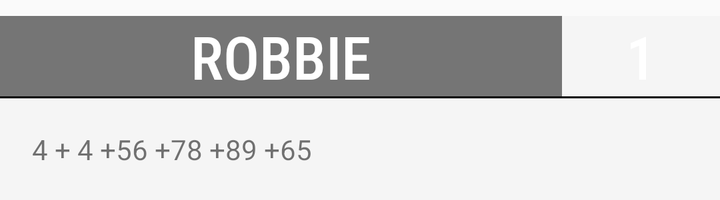
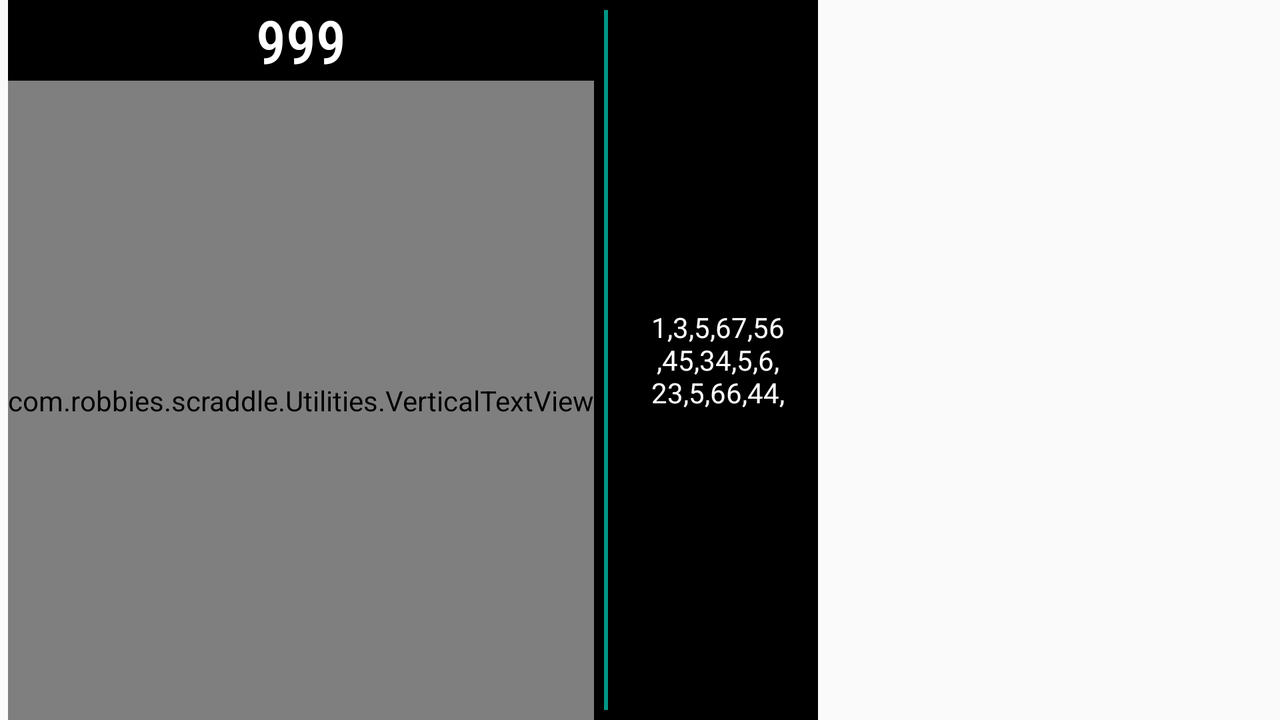

One screen, two layout resources from the same app: the default and the repository's alternative for another configuration. Each is rendered where Android would select it; the XML of both is given below.
<!-- AndroidManifest.xml: application theme Theme.AppCompat.DayNight.NoActionBar -->
<!-- res/layout/scorecardmini.xml -->
<?xml version="1.0" encoding="utf-8"?>
<LinearLayout xmlns:android="http://schemas.android.com/apk/res/android"
    xmlns:app="http://schemas.android.com/apk/res-auto"
    xmlns:tools="http://schemas.android.com/tools"
    android:layout_width="match_parent"
    android:layout_height="wrap_content"
    android:layout_marginTop="8dp"
    android:background="?android:attr/colorPrimaryDark"
    android:orientation="vertical">


    <LinearLayout
        android:layout_width="match_parent"
        android:layout_height="0dp"
        android:layout_weight="1"
        android:orientation="horizontal">

        <TextView
            android:id="@+id/textViewPlayerName"
            android:layout_width="0dp"
            android:layout_height="match_parent"
            android:layout_weight="1"
            android:fontFamily="sans-serif-condensed-medium"
            android:textAlignment="center"
            android:textAllCaps="true"
            android:textColor="@android:color/white"
            android:textSize="30sp"
            tools:text="Robbie" />

        <TextView
            android:id="@+id/textViewminiScore"
            android:layout_width="wrap_content"
            android:layout_height="match_parent"

            android:background="?android:attr/colorPrimary"
            android:fontFamily="sans-serif-condensed-medium"
            android:lines="1"
            android:maxLines="1"
            android:paddingStart="32dp"
            android:paddingEnd="32dp"
            android:textAlignment="center"
            android:textAllCaps="true"
            android:textColor="@android:color/white"
            android:textSize="30sp"
            tools:text="1"
            tools:visibility="visible" />

    </LinearLayout>

    <ImageView
        android:id="@+id/scoreCardTallyDividerTop"
        android:layout_width="match_parent"
        android:layout_height="wrap_content"
        android:layout_margin="0dp"
        android:background="@android:color/black"
        android:contentDescription="@string/dividing_line_content_description"
        android:visibility="gone"
        app:srcCompat="?attr/dividerHorizontal"
        tools:visibility="visible" />

    <TextView
        android:id="@+id/tVScoreTally"
        android:layout_width="match_parent"
        android:layout_height="wrap_content"
        android:background="?android:attr/colorPrimary"
        android:padding="16dp"
        android:visibility="gone"
        tools:text="4 + 4 +56 +78 +89 +65"
        tools:visibility="visible" />

</LinearLayout>
<!-- resources referenced by this layout -->
<resources>
  <string name="dividing_line_content_description">dividing line</string>
</resources>
<!-- res/layout-land/scorecardmini.xml (the repository's variant of the layout above) -->
<!-- drawn on the phone turned sideways -->
<?xml version="1.0" encoding="utf-8"?>
<LinearLayout xmlns:android="http://schemas.android.com/apk/res/android"
    xmlns:app="http://schemas.android.com/apk/res-auto"
    xmlns:tools="http://schemas.android.com/tools"
    android:id="@+id/constraintLayout"
    android:layout_width="wrap_content"
    android:layout_height="match_parent"
    android:layout_marginStart="4dp"
    android:layout_marginEnd="2dp"
    android:background="@drawable/custom_border_scoring"
    android:backgroundTint="#000000"
    android:orientation="horizontal">


    <LinearLayout
        android:layout_width="wrap_content"
        android:layout_height="match_parent"
        android:orientation="vertical">

        <TextView
            android:id="@+id/textViewminiScore"
            android:layout_width="match_parent"
            android:layout_height="wrap_content"

            android:background="@color/inactivePlayer"
            android:fontFamily="sans-serif-condensed-medium"
            android:gravity="center"
            android:lines="1"
            android:text="999"
            android:textAlignment="center"
            android:textAllCaps="true"
            android:textColor="@android:color/white"
            android:textSize="30sp" />

        <com.robbies.scraddle.Utilities.VerticalTextView
            android:id="@+id/textViewPlayerName"
            android:layout_width="match_parent"
            android:layout_height="0dp"

            android:layout_weight="1"
            android:fontFamily="sans-serif-condensed-medium"
            android:gravity="center"
            android:textAllCaps="true"
            android:textColor="@android:color/white"
            android:textSize="30sp"
            android:typeface="normal"
            tools:text="ROBBIE" />
    </LinearLayout>


    <ImageView
        android:id="@+id/scoreCardTallyDividerTop"
        android:layout_width="2dp"
        android:layout_height="match_parent"
        android:layout_margin="5dp"
        android:background="#009688"
        android:contentDescription="@string/dividing_line_content_description"
        android:visibility="gone"
        tools:visibility="visible" />

    <TextView
        android:id="@+id/tVScoreTally"
        android:layout_width="100dp"
        android:layout_height="match_parent"
        android:layout_weight="1"
        android:gravity="center"
        android:padding="16dp"
        android:textColor="@android:color/white"
        android:visibility="gone"
        tools:text="1,3,5,67,56,45,34,5,6,23,5,66,44,"
        tools:visibility="visible" />

</LinearLayout>
<!-- resources referenced by the variant -->
<!-- as the phone turned sideways resolves them -->
<resources>
  <color name="inactivePlayer">#000</color>
  <!-- drawable custom_border_scoring (drawable) -->
  <shape xmlns:android="http://schemas.android.com/apk/res/android"
      android:shape="rectangle">
      <corners
          android:radius="2dp"
          android:topRightRadius="0dp"
          android:bottomRightRadius="0dp"
          android:bottomLeftRadius="0dp" />
      <stroke
          android:width="1dp"
          android:color="@color/activePlayer" />
  </shape>
  <string name="dividing_line_content_description">dividing line</string>
  <color name="activePlayer">#00BCD4</color>
</resources>
